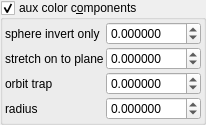
    <widget class="MyGroupBox" name="groupCheck_fold_color_aux_color_enabled">
     <property name="title">
      <string>aux color c&amp;omponents</string>
     </property>
     <property name="checkable">
      <bool>true</bool>
     </property>
     <layout class="QVBoxLayout" name="verticalLayout_11">
      <property name="leftMargin">
       <number>2</number>
      </property>
      <property name="topMargin">
       <number>2</number>
      </property>
      <property name="rightMargin">
       <number>2</number>
      </property>
      <property name="bottomMargin">
       <number>2</number>
      </property>
      <item>
       <layout class="QGridLayout" name="gridLayout_20" columnstretch="0,1">
        <property name="spacing">
         <number>2</number>
        </property>
        <item row="3" column="1">
         <widget class="MyDoubleSpinBox" name="spinbox4_fold_color_difs_0000_z">
          <property name="sizePolicy">
           <sizepolicy hsizetype="Minimum" vsizetype="Maximum">
            <horstretch>0</horstretch>
            <verstretch>0</verstretch>
           </sizepolicy>
          </property>
          <property name="prefix">
           <string/>
          </property>
          <property name="suffix">
           <string/>
          </property>
          <property name="decimals">
           <number>6</number>
          </property>
          <property name="minimum">
           <double>-100.000000000000000</double>
          </property>
          <property name="maximum">
           <double>100.000000000000000</double>
          </property>
          <property name="singleStep">
           <double>0.100000000000000</double>
          </property>
         </widget>
        </item>
        <item row="1" column="0" rowspan="2">
         <widget class="QLabel" name="label_59">
          <property name="text">
           <string>stretch on to plane</string>
          </property>
         </widget>
        </item>
        <item row="0" column="0">
         <widget class="QLabel" name="label_60">
          <property name="text">
           <string>sphere invert only</string>
          </property>
         </widget>
        </item>
        <item row="1" column="1" rowspan="2">
         <widget class="MyDoubleSpinBox" name="spinbox4_fold_color_difs_0000_y">
          <property name="sizePolicy">
           <sizepolicy hsizetype="Minimum" vsizetype="Maximum">
            <horstretch>0</horstretch>
            <verstretch>0</verstretch>
           </sizepolicy>
          </property>
          <property name="prefix">
           <string/>
          </property>
          <property name="suffix">
           <string/>
          </property>
          <property name="decimals">
           <number>6</number>
          </property>
          <property name="minimum">
           <double>-100.000000000000000</double>
          </property>
          <property name="maximum">
           <double>100.000000000000000</double>
          </property>
          <property name="singleStep">
           <double>0.100000000000000</double>
          </property>
         </widget>
        </item>
        <item row="4" column="1">
         <widget class="MyDoubleSpinBox" name="spinbox4_fold_color_difs_0000_w">
          <property name="sizePolicy">
           <sizepolicy hsizetype="Minimum" vsizetype="Maximum">
            <horstretch>0</horstretch>
            <verstretch>0</verstretch>
           </sizepolicy>
          </property>
          <property name="prefix">
           <string/>
          </property>
          <property name="suffix">
           <string/>
          </property>
          <property name="decimals">
           <number>6</number>
          </property>
          <property name="minimum">
           <double>-100.000000000000000</double>
          </property>
          <property name="maximum">
           <double>100.000000000000000</double>
          </property>
          <property name="singleStep">
           <double>0.100000000000000</double>
          </property>
         </widget>
        </item>
        <item row="0" column="1">
         <widget class="MyDoubleSpinBox" name="spinbox4_fold_color_difs_0000_x">
          <property name="sizePolicy">
           <sizepolicy hsizetype="Minimum" vsizetype="Maximum">
            <horstretch>0</horstretch>
            <verstretch>0</verstretch>
           </sizepolicy>
          </property>
          <property name="prefix">
           <string/>
          </property>
          <property name="suffix">
           <string/>
          </property>
          <property name="decimals">
           <number>6</number>
          </property>
          <property name="minimum">
           <double>-100.000000000000000</double>
          </property>
          <property name="maximum">
           <double>100.000000000000000</double>
          </property>
          <property name="singleStep">
           <double>0.100000000000000</double>
          </property>
         </widget>
        </item>
        <item row="3" column="0">
         <widget class="QLabel" name="label_121">
          <property name="text">
           <string>orbit trap</string>
          </property>
         </widget>
        </item>
        <item row="4" column="0">
         <widget class="QLabel" name="label_122">
          <property name="text">
           <string>radius</string>
          </property>
         </widget>
        </item>
       </layout>
      </item>
     </layout>
    </widget>
